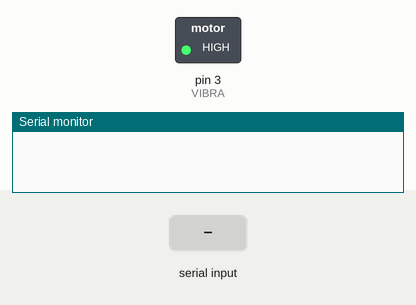
Simulated run of this sketch. Board: Arduino Uno, built with avr-gcc and run on an emulated ATmega328P. Shown: switched loads named in the sketch (green lamp = pin HIGH), the last lines printed to the serial monitor. The inputs (shaded band) are chosen by the test bench.

Above: at 1.2 s.
1.3 s: byte 30 received over Serial
At 3.0 s:
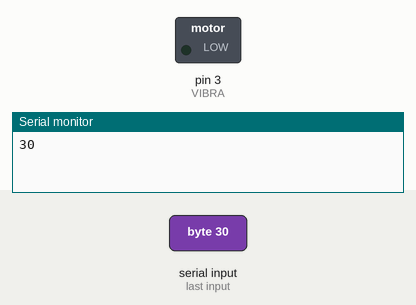
Timing chart, 0 to 4.5 s (numbered marks = the images above; inputs shaded):
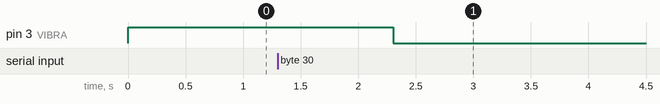

Measured:
- after the input at 1.3 s, pin 3 (VIBRA): HIGH → LOW after 1.0 s

The sketch:

mono_vibrator.ino
```cpp
int state=0;
#define VIBRA 3

void setup() {
  Serial.begin(9600); // Default communication rate of the Bluetooth module
  pinMode(VIBRA, OUTPUT);
  digitalWrite(VIBRA,HIGH);
}

void loop() {
  if (Serial.available() > 0) { // Checks whether data is comming from the serial port
    {
      state = Serial.read(); // Reads the data from the serial port
      Serial.println(state);
      Serial.flush();
      digitalWrite(VIBRA, HIGH);
      delay(1000);
      digitalWrite(VIBRA, LOW);
      delay(1000);
    }
    Serial.println(Serial.available());
  }
}
```
